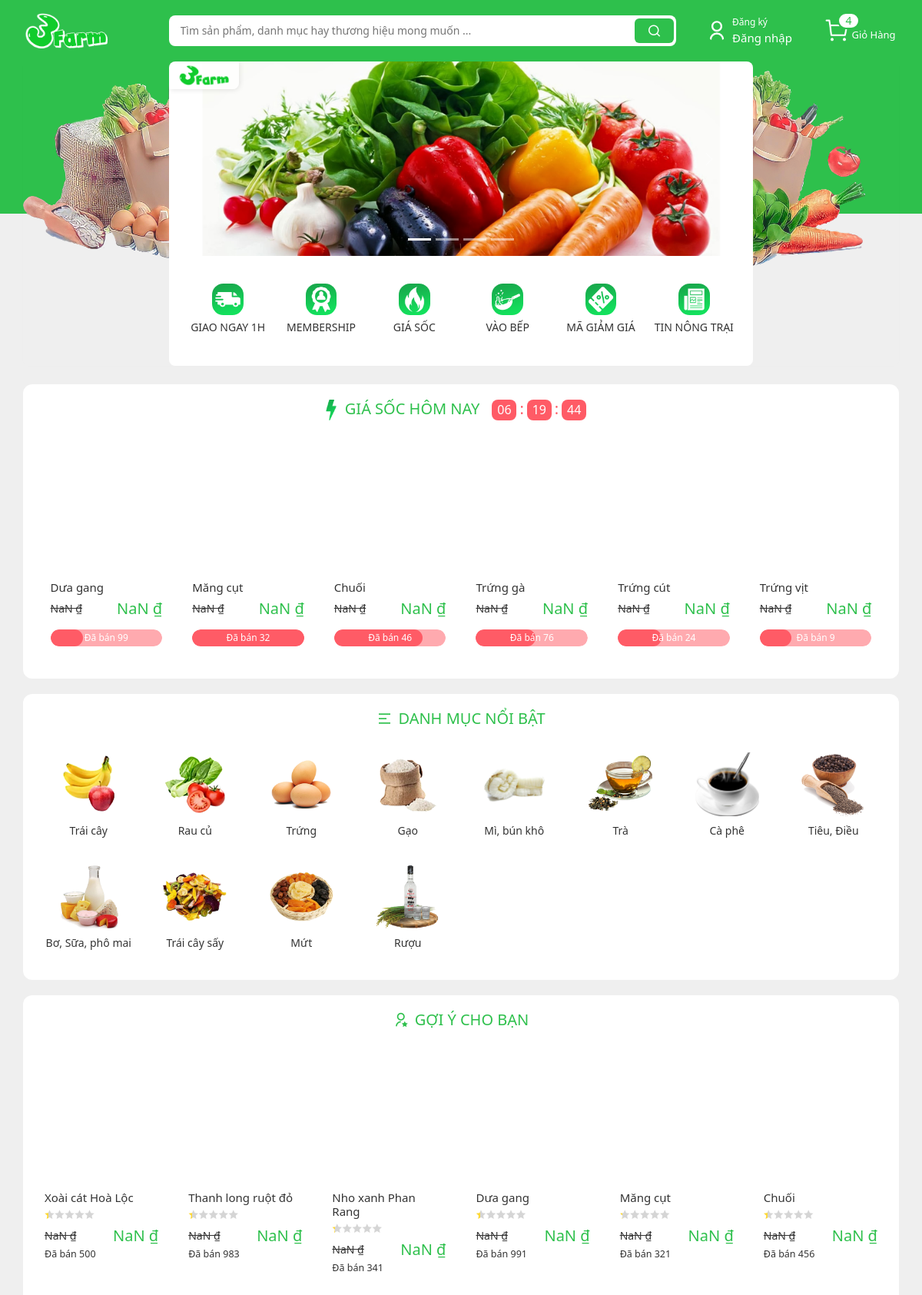
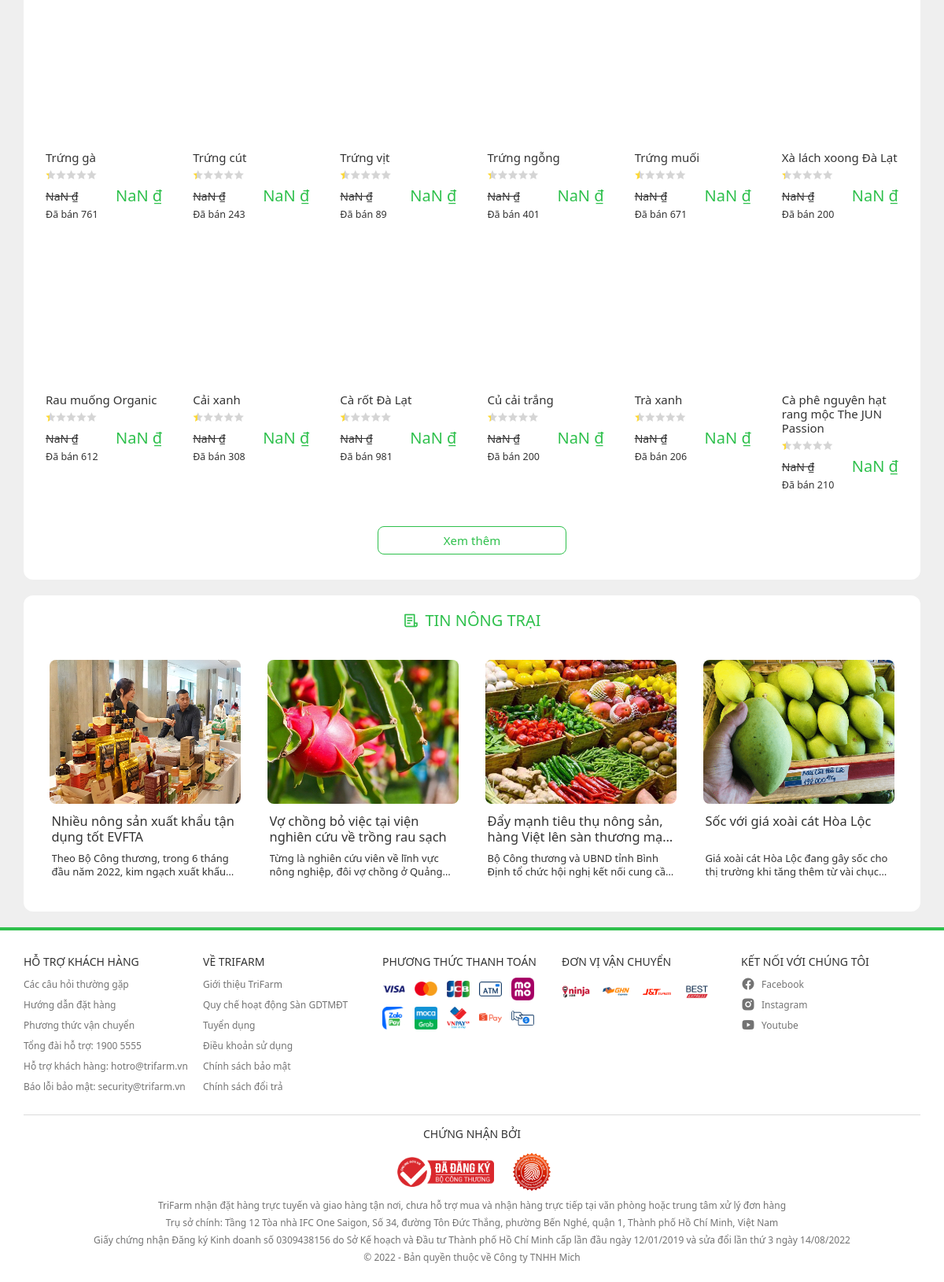
The page / on the database its author committed (2 pictures, top to bottom).
### tables this page shows
CREATE TABLE IF NOT EXISTS `tb_product` (
  `id` int(11) NOT NULL AUTO_INCREMENT,
  `name` varchar(100) NOT NULL,
  `desc` text NOT NULL,
  `img` text NOT NULL,
  `price` int(11) NOT NULL,
  `location` varchar(64) NOT NULL,
  `star` int(2) NOT NULL,
  `review` int(6) NOT NULL,
  `sold` int(6) NOT NULL,
  `unit` varchar(256) NOT NULL,
  `old_price` int(11) NOT NULL,
  `id_category` int(11) NOT NULL,
  PRIMARY KEY (`id`),
  UNIQUE KEY `name` (`name`)
);

CREATE TABLE IF NOT EXISTS `tb_category` (
  `id` int(11) NOT NULL AUTO_INCREMENT,
  `name` varchar(128) NOT NULL,
  `img` varchar(128) NOT NULL,
  PRIMARY KEY (`id`),
  UNIQUE KEY `name` (`name`)
);

### views/main/main.php (called while the page is built)
<?php
require_once $info[0] . "/index.php";

### index.php (called while the page is built, shortened)
<?php
$controller = new Controller();
$controller->invoke();

### modules/db_module.php (called while the page is built, shortened)
<?php
function executeQuery($q) {
	$link = NULL;
	connect($link);
	$result = mysqli_query($link, $q);
	return $result;
}

### models/_modelProduct.php (called while the page is built, shortened)
<?php
require_once "modules/db_module.php";
require_once "models/product.php";
class ModelProduct
{
    public function getProductListLimit($num, $page)
    {
        $result = executeQuery("SELECT * FROM tb_product limit " . $page . ", " . $num);
        $data = array();
        while ($rows = mysqli_fetch_assoc($result)) {
            $product = new Product(
                $rows["id"],
                $rows["name"],
                $rows["img"],
                $rows["desc"],
                $rows["price"],
                $rows["old_price"],
                $rows["location"],
                $rows["star"],
                $rows["review"],
                $rows["sold"],
                $rows["unit"],
                $rows["id_category"]
            );
            array_push($data, $product);
        }
        return $data;
    }
}

### models/product.php (called while the page is built, shortened)
<?php
class Product
{
    private $id;
    private $name;
    private $img;
    private $star;
    private $sold;
    public function getId()
    {
        return $this->id;
    }
    public function getName()
    {
        return $this->name;
    }
    public function getImg()
    {
        return $this->img;
    }
    public function getStar()
    {
        return $this->star;
    }
    public function getSold()
    {
        return $this->sold;
    }
    public function __construct($id, $name, $img, $desc, $price, $old_price, $location, $star, $review, $sold, $unit, $id_category)
    {
        $this->id = $id;
        $this->name = $name;
        $this->img = $img;
        $this->star = $star;
        $this->sold = $sold;
    }
}

### models/_modelCategory.php (called while the page is built, shortened)
<?php
require_once "models/category.php";
require_once "modules/db_module.php";
class ModelCategory
{
    public function getCategoryList()
    {
        $result = executeQuery("SELECT * FROM tb_category");
        $data = array();
        while ($rows = mysqli_fetch_assoc($result)) {
            $category = new Category($rows["id"], $rows["name"], $rows["img"]);
            array_push($data, $category);
        }
        return $data;
    }
}

### models/category.php (called while the page is built, shortened)
<?php
class Category
{
    private $name;
    public function getName()
    {
        return $this->name;
    }
    public function getImg()
    {
        return $this->img;
    }
    public function __construct($id, $name, $img)
    {
        $this->name = $name;
        $this->img = $img;
    }
}

### views/main/home/recommend.php (the view)
<div class="content__container container">
    <h3 class="content__header">
        <i class="content__header-icon ri-user-star-line"></i>
        <span>Gợi ý cho bạn</span>
    </h3>
    <div class="row">
        <?php
        foreach ($recommends as $product) {
            echo "
        <div class='col-12 col-sm-6 col-md-4 col-lg-3 col-xl-2'>
            <a href='" . $index . "/detail/product/id=" . $product->getId() . "' class='card'>
                <div style='background: center / contain no-repeat url(" . $product->getImg() . ");' class='card-img-top'></div>
                <div class='card-body'>
                    <h5 class='product__name'>" . $product->getName() . "</h5>
                    <div class='product__rating'>";
            $storeStar = $product->getStar() * 10;
            for ($i = 0; $i < 5; $i++) {
                if ($storeStar >= 100) {
                    echo "<i class='product__rating-yellow ri-star-fill'></i>";
                    $storeStar -= 100;
                } else {
                    echo "<i class='product__rating-yellow ri-star-fill' style='--star-percent: " . $storeStar . "%;'></i>";
                    $storeStar = 0;
                }
            };
            echo "</div>
                    <div class='product__price'>
                        <p class='product__price-old'>" . $product->getOldPrice() . "</p>
                        <p class='product__price-new'>" . $product->getPrice() . "</p>
                    </div>
                    <p class='product__sold'>Đã bán " . $product->getSold() . "</p>
                </div>
            </a>
        </div>";
        }
        ?>
    </div>
    <a href="#" class="content__container-see-more">Xem thêm</a>
</div>

### views/main/home/hotsale.php (shortened to what this page needs)
<div class="content__container container">
    <h3 class="content__header">
        <img class="content__header-icon" src="<?php echo $index ?>/assets/img/icons/thunder.png" alt="">
        Giá sốc hôm nay
        <div class="flashsale__time">
            <span class="flashsale__hours">16</span>
            :
            <span class="flashsale__mins">16</span>
            :
            <span class="flashsale__secs">16</span>
        </div>
    </h3>
    <div class="content__item-list row">
        <?php
        foreach ($hotsale as $product) {
            $sale = rand(10, 100);
            echo "
            <div class='col-12 col-sm-6 col-md-4 col-lg-3 col-xl-2'>
                <a href='" . $index . "/detail/product/id=" . $product->getId() . "' class='card__flashsale card'>
                    <div style='background: center / contain no-repeat url(" . $product->getImg() . ");' class='card-img-top'></div>
                    <div class='card-body'>
                        <h5 class='product__name'>" . $product->getName() . "</h5>
                        <div class='product__price'>
                            <p class='product__price-old'>" . $product->getOldPrice() . "</p>
                            <p class='product__price-new'>" . $product->getPrice() . "</p>
                        </div>
                        <div class='product__sold' style='--percent: " . $sale . "%'>
                            <p class='product__sold--text'>Đã bán " . round($product->getSold()/10) . "</p>
                        </div>
                    </div>
                </a>
            </div>";
        }
        ?>
    </div>
</div>

### views/main/home/category.php
<div class="content__container container">
    <h3 class="content__header">
        <i class="content__header-icon ri-menu-2-fill"></i>
        <span>Danh mục nổi bật</span>
    </h3>
    <div class="row g-0">
        <?php
        foreach ($categories as $category) {
            echo "
                <a href='#' class='category__item col-xl-1-5 col-md-2 col-4'>
                    <img src='" . $index . "/assets/img/category-img/" . $category->getImg() . "' class='category__img'>
                    <p class='category__text'>" . $category->getName() . "</p>
                </a>";
        }
        ?>
    </div>
</div>

### rows shown on the page
tb_product: name "Dưa gang", $sale 29 (drawn), $product->getSold()/10 "99", star 5 (drawn), sold "991"
tb_product: name "Măng cụt", $sale 100 (drawn), $product->getSold()/10 "32", star 2 (drawn), sold "321"
tb_product: name "Chuối", $sale 79 (drawn), $product->getSold()/10 "46", star 4 (drawn), sold "456"
tb_product: name "Trứng gà", $sale 53 (drawn), $product->getSold()/10 "76", star 3 (drawn), sold "761"
tb_product: name "Trứng cút", $sale 39 (drawn), $product->getSold()/10 "24", star 4 (drawn), sold "243"
tb_product: name "Trứng vịt", $sale 28 (drawn), $product->getSold()/10 "9", star 5 (drawn), sold "89"
tb_category: img (picture), name "Trái cây"
tb_category: img (picture), name "Rau củ"
tb_category: img (picture), name "Trứng"
tb_category: img (picture), name "Gạo"
tb_category: img (picture), name "Mì, bún khô"
tb_category: img (picture), name "Trà"
tb_category: img (picture), name "Cà phê"
tb_category: img (picture), name "Tiêu, Điều"
tb_category: img (picture), name "Bơ, Sữa, phô mai"
tb_category: img (picture), name "Trái cây sấy"
tb_category: img (picture), name "Mứt"
tb_category: img (picture), name "Rượu"
tb_product: name "Xoài cát Hoà Lộc", star 4 (drawn), sold "500"
tb_product: name "Thanh long ruột đỏ", star 4 (drawn), sold "983"
tb_product: name "Nho xanh Phan Rang", star 3 (drawn), sold "341"
tb_product: name "Trứng ngỗng", star 4 (drawn), sold "401"
tb_product: name "Trứng muối", star 5 (drawn), sold "671"
tb_product: name "Xà lách xoong Đà Lạt", star 3 (drawn), sold "200"
tb_product: name "Rau muống Organic", star 4 (drawn), sold "612"
tb_product: name "Cải xanh", star 5 (drawn), sold "308"
tb_product: name "Cà rốt Đà Lạt", star 5 (drawn), sold "981"
tb_product: name "Củ cải trắng", star 4 (drawn), sold "200"
tb_product: name "Trà xanh", star 4 (drawn), sold "206"
tb_product: name "Cà phê nguyên hạt rang mộc The JUN Passion", star 4 (drawn), sold "210"
